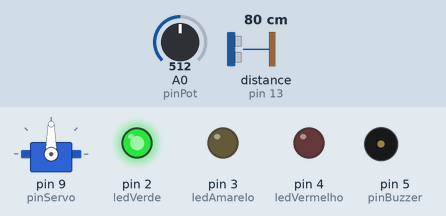
Recording of a sketch running on a simulated Arduino Uno, built with avr-gcc and run on an emulated ATmega328P. Shown: servo, output pins drawn as LEDs (lit = HIGH), buzzer (waves = sounding). Wiring (from diagram.json): ultrasonic range finder: trigger pin 12; echo pin 13. Inputs (shaded band) come from the test bench; at power-on: distance to the obstacle (sensor on pin 13) 80 cm, A0 (pinPot) = 512. The echo pulse lasts 58.3 µs per cm; pins used as bus, display or sensor lines are not drawn.

Above: at 1.2 s.
1.3 s: distance to the obstacle (sensor on pin 13) set to 54 cm
2.8 s: distance to the obstacle (sensor on pin 13) set to 47 cm
At 3.2 s:
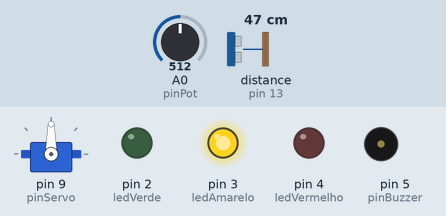
4.3 s: A0 (pinPot) set to 716
At 5.3 s:
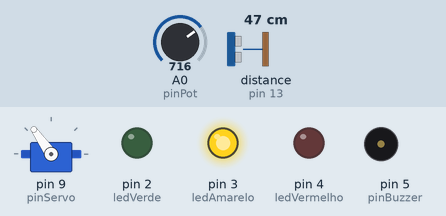
5.8 s: A0 (pinPot) set to 900
At 6.4 s:
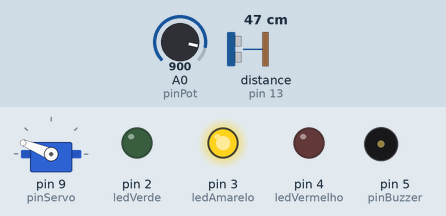
7.3 s: distance to the obstacle (sensor on pin 13) set to 23 cm
8.8 s: distance to the obstacle (sensor on pin 13) set to 20 cm
At 10.3 s:
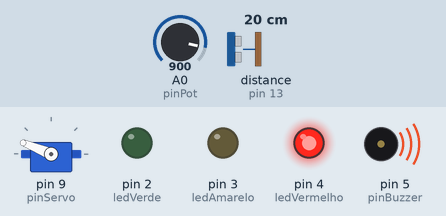
Timing chart, 0 to 11.3 s (numbered marks = the images above; inputs shaded):
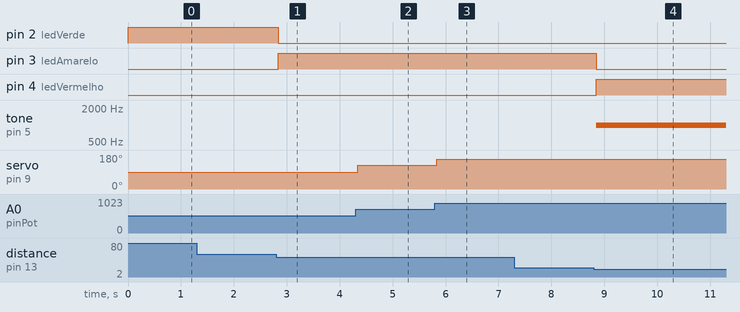

Measured:
- the behaviour switches between 52 and 51 cm on distance to the obstacle (sensor on pin 13) (found by bisection; images 0 and 1)
- the behaviour switches between 22 and 21 cm on distance to the obstacle (sensor on pin 13) (found by bisection; images 3 and 4)
- after the input at 1.3 s, every drawn part: stays the same
- after the input at 2.8 s, pin 2 (ledVerde): HIGH → LOW at once; pin 3 (ledAmarelo): LOW → HIGH at once
- after the input at 4.3 s, servo on pin 9 (pinServo): 90° → 125° at once
- after the input at 5.8 s, servo on pin 9 (pinServo): 125° → 158° at once
- after the input at 7.3 s, every drawn part: stays the same
- after the input at 8.8 s, pin 3 (ledAmarelo): HIGH → LOW after 0.05 s; pin 4 (ledVermelho): LOW → HIGH after 0.05 s; tone on pin 5 (pinBuzzer): silent → 1000 Hz after 0.05 s

The sketch:

SistemaDeDirecao.ino
```cpp
//link do repositório: https://github.com/d-Jhon-b/IOT-Models.git
//link do exemplo no wolki: https://wokwi.com/projects/460477654202654721


#include <Servo.h>

Servo rodasServ;

// Definições de Pinos
#define pinPot A0
#define pinServo 9
#define pinTrig 12
#define pinEcho 13
#define ledVerde 2
#define ledAmarelo 3
#define ledVermelho 4
#define pinBuzzer 5


void setup() {
  rodasServ.attach(pinServo);

  pinMode(pinTrig, OUTPUT);
  pinMode(pinEcho, INPUT);
  pinMode(ledVerde, OUTPUT);
  pinMode(ledAmarelo, OUTPUT);
  pinMode(ledVermelho, OUTPUT);
  pinMode(pinBuzzer, OUTPUT);

  Serial.begin(9600);
}

void loop() {
  int valorPot = analogRead(pinPot);
  int angulo = map(valorPot, 0, 1023, 0, 180);
  rodasServ.write(angulo);

  digitalWrite(pinTrig, LOW);
  delayMicroseconds(2);
  digitalWrite(pinTrig, HIGH);
  delayMicroseconds(10);
  digitalWrite(pinTrig, LOW);

  long duracao = pulseIn(pinEcho, HIGH);
  int distancia = duracao * 0.034 / 2;

  if (distancia > 50) {
    digitalWrite(ledVerde, HIGH);
    digitalWrite(ledAmarelo, LOW);
    digitalWrite(ledVermelho, LOW);
    noTone(pinBuzzer);
  }
  else if (distancia <= 50 && distancia > 20) {
    digitalWrite(ledVerde, LOW);
    digitalWrite(ledAmarelo, HIGH);
    digitalWrite(ledVermelho, LOW);
    noTone(pinBuzzer);
  }
  else {
    digitalWrite(ledVerde, LOW);
    digitalWrite(ledAmarelo, LOW);
    digitalWrite(ledVermelho, HIGH);
    tone(pinBuzzer, 1000);
  }

  delay(50);
}
```
